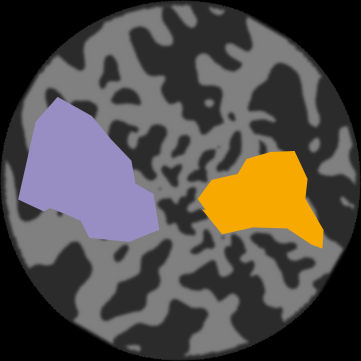
%> input picture talks/lightning_2018/base_withrois.png, 361 x 361 px
$ octave generate_gifs.m   (GNU Octave 9; MATLAB toolbox functions it lacks are replaced by stand-ins)
%> lines starting %> are read from the running program, lines starting %| are printed output that depends on the picture; in (x1, y1, x2, y2) boxes, pixels count from 0 and x2, y2 are one past the last pixel; in counts of white or black regions, pixels touching at a corner belong together; the program's own positions count from 1
%% Load the png with ROIs

png = imread('~/proj/att_awe/talks/lightning_2018/base_withrois.png');
%> png is the input picture: size 361x361x3 uint8; mean R, G, B 81.1, 75.7, 71.2

%% find the v1 area
for x=1:361
    for y=1:361
        mt(x,y) = png(x,y,1)==153 && png(x,y,2)==142 && png(x,y,3)==195;
        v1(x,y) = png(x,y,1)==247 && png(x,y,2)==169 && png(x,y,3)==0;
    end
end
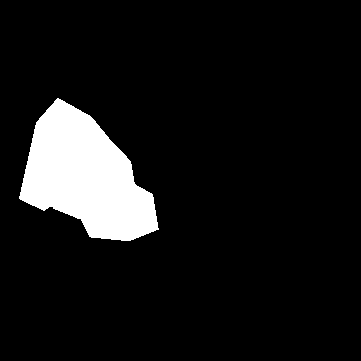
%> mt: size 361x361 logical; 9.1% white; 1 white region, box (x1, y1, x2, y2) and area: (19, 98, 159, 241) 11826
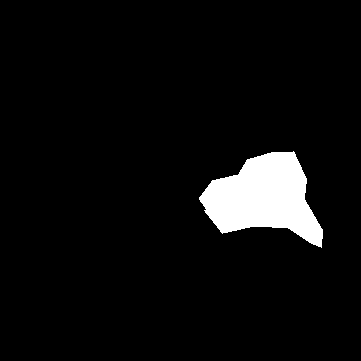
%> v1: size 361x361 logical; 5.4% white; 1 white region, box (x1, y1, x2, y2) and area: (199, 151, 323, 248) 7027

flatpng = png(:);
v1_ = repmat(v1,1,1,3);
flatv1 = v1_(:);
%> flatv1 = 390963 logical values, 21081 true
mt_ = repmat(mt,1,1,3);
flatmt = mt_(:);
%> flatmt = 390963 logical values, 35478 true


%% load the data
%> (the run ends here)
